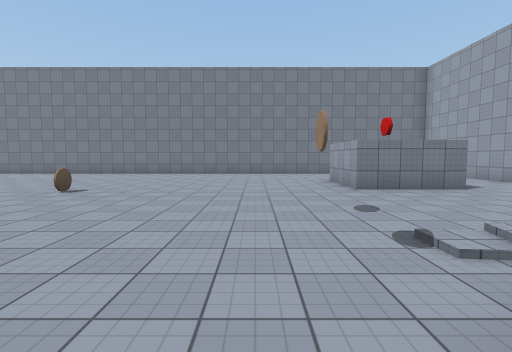
[1] (above)

20 first-person views from a walk through a 3-D level made in the Unity game engine. The camera is 1.5 m above the floor, tilts 4° down and sees 85° across. The floor is counted in squares, 2 m on a side. Each view is taken from the middle of a square. On the plan, view 1 faces up. The plan holds only what a view shows up to about 10 squares ahead; the rest is blank. The player is left out. Surface patterns are stand-ins for the level's own textures.

[2]
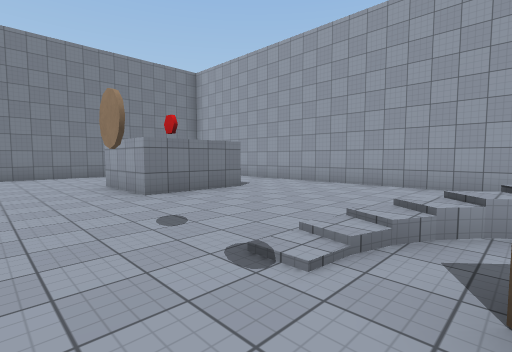

[3]
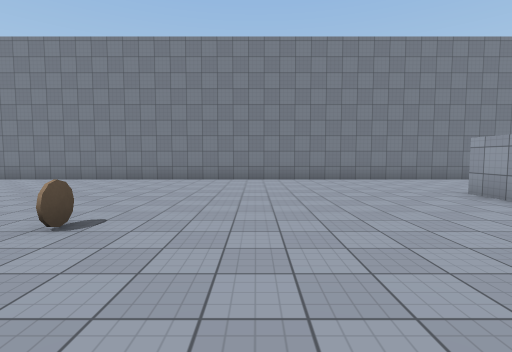

[4]
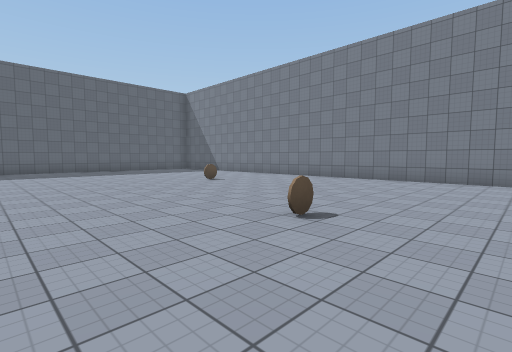

[5]
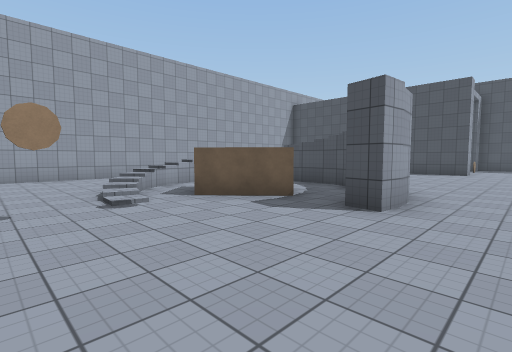

[6]
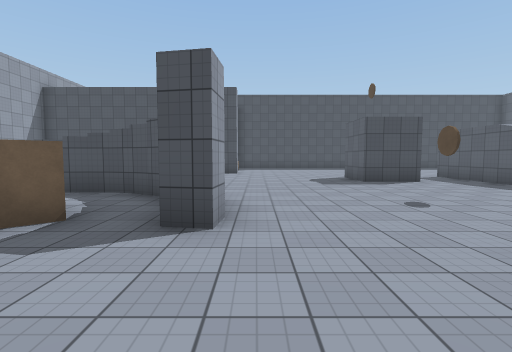

[7]
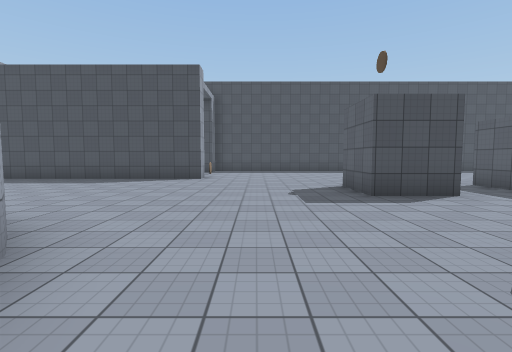

[8]
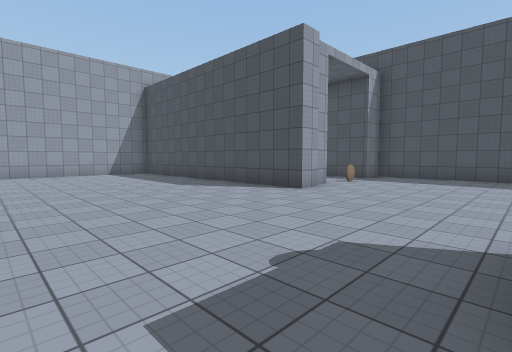

[9]
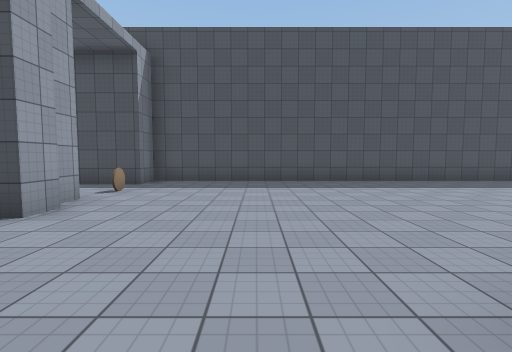

[10]
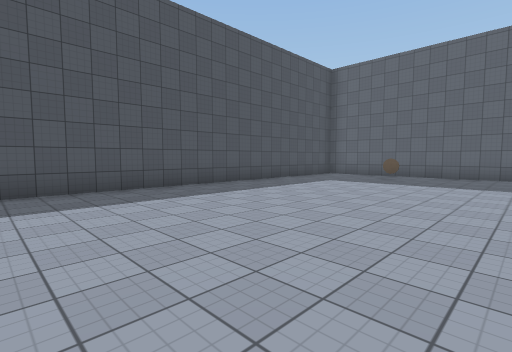

[11]
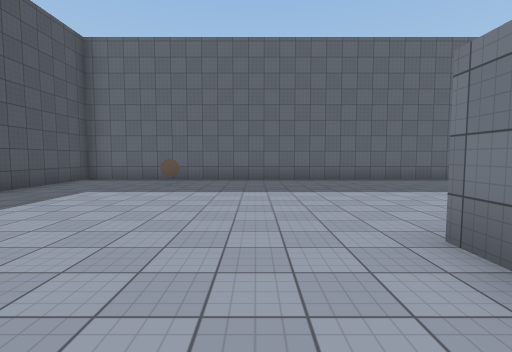

[12]
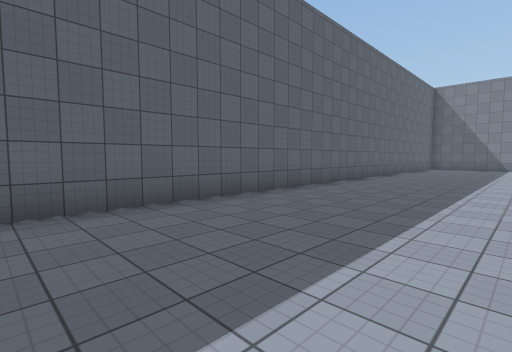

[13]
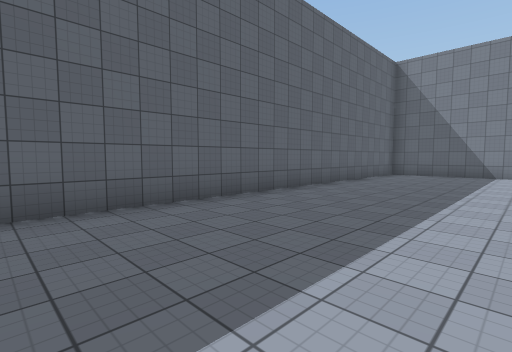

[14]
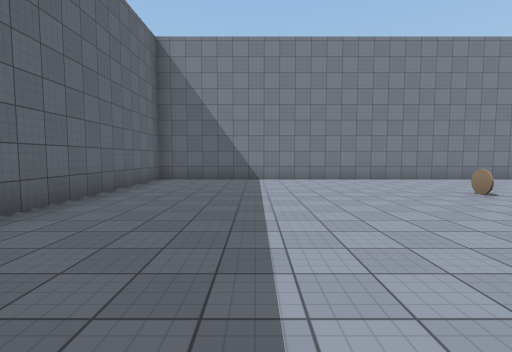

[15]
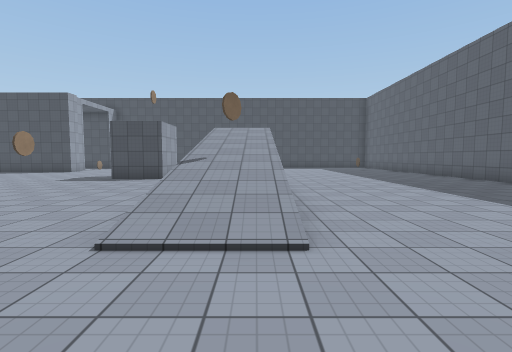

[16]
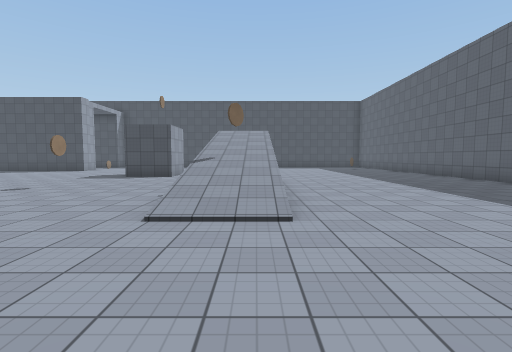

[17]
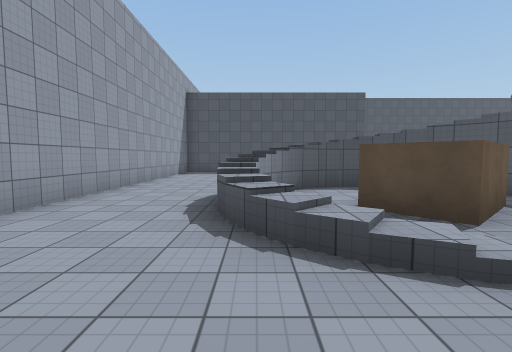

[18]
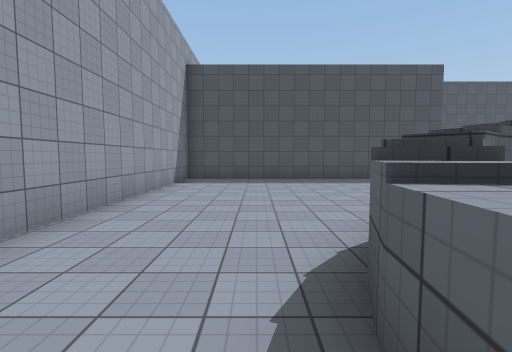

[19]
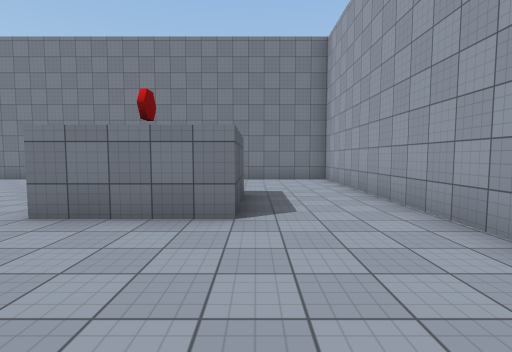

[20]
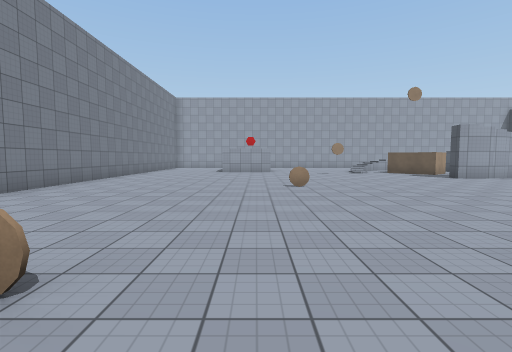

### Floor plan
Key: @ floor where view 1 was taken; # wall or solid block; . main floor; : floor 3.25 m higher than the main floor; / step, stairs or slope; = window, fence, low wall or low ledge.
Columns run from 18 left of view 1 to 8 right of it. Each row starts with its distance up from view 1.
 13 ###########################
 12 #.........................#
 11 #.........................#
 10 #..................... ...#
  9 #..................... ...#
  8 #.......#............##...#
  7 #....................##...#
  6 #.............#...........#
  5 #.........................#
  4 #.........................#
  3 #.........................#
  2 #.......//..........//....#
  1 #.......//..........#.=...#
  0 #.......//.......#@##.=...#
 -1 #.......=/.......#. ..=...#
 -2 #.......//.......#...##...#
 -3 #.......//.......#####....#
 -4 #.......//................#
 -5 #.......::................#
 -6 #.......::.##.............#
 -7 #.......::. #.............#
 -8 #.........................#
 -9 #.........................#
-10 #................##########
-11 #.#...............
-12 #................#.
-13 #..................
-14 #................###
-15 ##################

Positions as (right, up) in squares from view 1, and headings:
1: (0, 0), facing up
2: (0, 1), facing up-right
3: (-2, 3), facing up
4: (-2, 3), facing up-left
5: (-3, 4), facing down-right
6: (-2, 3), facing down
7: (-3, 0), facing down
8: (-5, -4), facing down-right
9: (-4, -6), facing down
10: (-6, -8), facing down-left
11: (-8, -9), facing left
12: (-13, -6), facing up-left
13: (-13, 0), facing up-left
14: (-14, 3), facing up
15: (-10, 4), facing down
16: (-10, 5), facing down
17: (4, 4), facing down
18: (5, 0), facing down
19: (5, 3), facing up
20: (-11, 7), facing right
